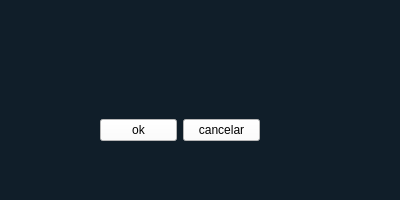
<?xml version="1.0" encoding="UTF-8"?>
<ui version="4.0">
 <class>MainWindow</class>
 <widget class="QMainWindow" name="MainWindow">
  <property name="windowModality">
   <enum>Qt::ApplicationModal</enum>
  </property>
  <property name="geometry">
   <rect>
    <x>0</x>
    <y>0</y>
    <width>400</width>
    <height>200</height>
   </rect>
  </property>
  <property name="minimumSize">
   <size>
    <width>400</width>
    <height>200</height>
   </size>
  </property>
  <property name="maximumSize">
   <size>
    <width>400</width>
    <height>200</height>
   </size>
  </property>
  <property name="windowTitle">
   <string>MainWindow</string>
  </property>
  <property name="styleSheet">
   <string notr="true">background-color: rgba(16,30,41,240);</string>
  </property>
  <widget class="QWidget" name="centralwidget">
   <widget class="QLabel" name="label">
    <property name="geometry">
     <rect>
      <x>30</x>
      <y>0</y>
      <width>401</width>
      <height>81</height>
     </rect>
    </property>
    <property name="font">
     <font>
      <pointsize>10</pointsize>
      <weight>50</weight>
      <bold>false</bold>
     </font>
    </property>
    <property name="styleSheet">
     <string notr="true">color: rgb(255, 255, 255);</string>
    </property>
    <property name="text">
     <string/>
    </property>
   </widget>
   <widget class="QWidget" name="horizontalLayoutWidget">
    <property name="geometry">
     <rect>
      <x>100</x>
      <y>90</y>
      <width>160</width>
      <height>80</height>
     </rect>
    </property>
    <layout class="QHBoxLayout" name="horizontalLayout">
     <item>
      <widget class="QPushButton" name="pushButton_ok">
       <property name="styleSheet">
        <string notr="true">background-color: rgb(255, 255, 255);</string>
       </property>
       <property name="text">
        <string>ok</string>
       </property>
      </widget>
     </item>
     <item>
      <widget class="QPushButton" name="pushButton_cancelar">
       <property name="styleSheet">
        <string notr="true">background-color: rgb(255, 255, 255);</string>
       </property>
       <property name="text">
        <string>cancelar</string>
       </property>
      </widget>
     </item>
    </layout>
   </widget>
  </widget>
  <widget class="QMenuBar" name="menubar">
   <property name="geometry">
    <rect>
     <x>0</x>
     <y>0</y>
     <width>400</width>
     <height>21</height>
    </rect>
   </property>
  </widget>
  <widget class="QStatusBar" name="statusbar"/>
 </widget>
 <resources/>
 <connections/>
</ui>
